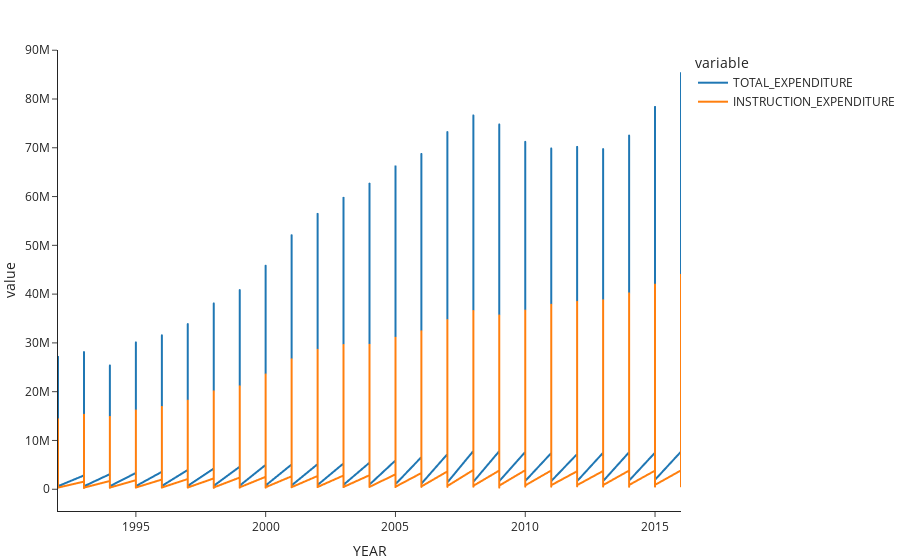

Write notebook code for a chart like this one.
### Markdown cell above
We also can plot <b>"TOTAL_EXPENDITURE"</b>, <b>"INSTRUCTION_EXPENDITURE"</b> over <b>"YEARS"</b>

### Code cell
plot_analysis(df_rev_exp_year, columns=["TOTAL_EXPENDITURE", "INSTRUCTION_EXPENDITURE"])

### Figure 1 — Plotly figure (JSON) as saved in the notebook; plotly's stock layout.template omitted (floating-point values rounded to 4 significant figures; data arrays with more than 128 entries replaced by an {"elided": "..."} marker saying what was removed)
{"data": [{"hovertemplate": "<b>%{hovertext}</b><br><br>variable=TOTAL_EXPENDITURE<br>YEAR=%{x}<br>value=%{y}<extra></extra>", "hovertext": {"elided": "1275 int values"}, "legendgroup": "TOTAL_EXPENDITURE", "line": {"color": "#1F77B4", "dash": "solid"}, "mode": "lines", "name": "TOTAL_EXPENDITURE", "showlegend": true, "type": "scattergl", "x": {"elided": "1275 int values"}, "xaxis": "x", "y": {"elided": "1275 int values"}, "yaxis": "y"}, {"hovertemplate": "<b>%{hovertext}</b><br><br>variable=INSTRUCTION_EXPENDITURE<br>YEAR=%{x}<br>value=%{y}<extra></extra>", "hovertext": {"elided": "1275 int values"}, "legendgroup": "INSTRUCTION_EXPENDITURE", "line": {"color": "#FF7F0E", "dash": "solid"}, "mode": "lines", "name": "INSTRUCTION_EXPENDITURE", "showlegend": true, "type": "scattergl", "x": {"elided": "1275 int values"}, "xaxis": "x", "y": {"elided": "1275 int values"}, "yaxis": "y"}], "layout": {"hovermode": "x unified", "legend": {"title": {"text": "variable"}, "tracegroupgap": 0}, "margin": {"b": 5, "l": 0, "r": 0, "t": 50}, "xaxis": {"anchor": "y", "domain": [0, 1], "title": {"text": "YEAR"}}, "yaxis": {"anchor": "x", "domain": [0, 1], "title": {"text": "value"}}}}
